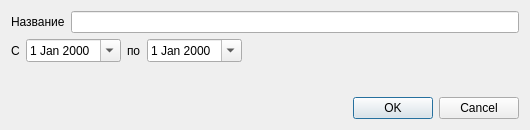
<?xml version="1.0" encoding="UTF-8"?>
<ui version="4.0">
 <class>DialogNewUnload</class>
 <widget class="QDialog" name="DialogNewUnload">
  <property name="geometry">
   <rect>
    <x>0</x>
    <y>0</y>
    <width>530</width>
    <height>130</height>
   </rect>
  </property>
  <property name="minimumSize">
   <size>
    <width>530</width>
    <height>130</height>
   </size>
  </property>
  <property name="maximumSize">
   <size>
    <width>530</width>
    <height>130</height>
   </size>
  </property>
  <property name="windowTitle">
   <string>Создать новый отчет</string>
  </property>
  <layout class="QVBoxLayout" name="verticalLayout">
   <item>
    <layout class="QHBoxLayout" name="horizontalLayout">
     <item>
      <widget class="QLabel" name="label">
       <property name="text">
        <string>Название</string>
       </property>
      </widget>
     </item>
     <item>
      <widget class="QLineEdit" name="lineEditNam"/>
     </item>
    </layout>
   </item>
   <item>
    <layout class="QHBoxLayout" name="horizontalLayout_2">
     <item>
      <widget class="QLabel" name="label_2">
       <property name="text">
        <string>С</string>
       </property>
      </widget>
     </item>
     <item>
      <widget class="QDateEdit" name="dateEditBeg">
       <property name="calendarPopup">
        <bool>true</bool>
       </property>
      </widget>
     </item>
     <item>
      <widget class="QLabel" name="label_3">
       <property name="text">
        <string>по</string>
       </property>
      </widget>
     </item>
     <item>
      <widget class="QDateEdit" name="dateEditEnd">
       <property name="calendarPopup">
        <bool>true</bool>
       </property>
      </widget>
     </item>
     <item>
      <spacer name="horizontalSpacer">
       <property name="orientation">
        <enum>Qt::Horizontal</enum>
       </property>
       <property name="sizeHint" stdset="0">
        <size>
         <width>40</width>
         <height>20</height>
        </size>
       </property>
      </spacer>
     </item>
    </layout>
   </item>
   <item>
    <spacer name="verticalSpacer">
     <property name="orientation">
      <enum>Qt::Vertical</enum>
     </property>
     <property name="sizeHint" stdset="0">
      <size>
       <width>20</width>
       <height>40</height>
      </size>
     </property>
    </spacer>
   </item>
   <item>
    <widget class="QDialogButtonBox" name="buttonBox">
     <property name="orientation">
      <enum>Qt::Horizontal</enum>
     </property>
     <property name="standardButtons">
      <set>QDialogButtonBox::Cancel|QDialogButtonBox::Ok</set>
     </property>
    </widget>
   </item>
  </layout>
 </widget>
 <resources/>
 <connections>
  <connection>
   <sender>buttonBox</sender>
   <signal>accepted()</signal>
   <receiver>DialogNewUnload</receiver>
   <slot>accept()</slot>
   <hints>
    <hint type="sourcelabel">
     <x>248</x>
     <y>254</y>
    </hint>
    <hint type="destinationlabel">
     <x>157</x>
     <y>274</y>
    </hint>
   </hints>
  </connection>
  <connection>
   <sender>buttonBox</sender>
   <signal>rejected()</signal>
   <receiver>DialogNewUnload</receiver>
   <slot>reject()</slot>
   <hints>
    <hint type="sourcelabel">
     <x>316</x>
     <y>260</y>
    </hint>
    <hint type="destinationlabel">
     <x>286</x>
     <y>274</y>
    </hint>
   </hints>
  </connection>
 </connections>
</ui>
